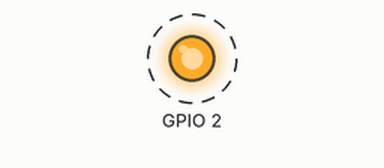
Simulated run of this program. Board: Raspberry Pi (BCM pin numbers). Parts: output pins drawn as LEDs (lit = HIGH). Dashed ring = blinking. What the program prints to the terminal is not drawn.

Above: at 0.5 s.
Timing chart, 0 to 4.6 s (numbered marks = the images above):
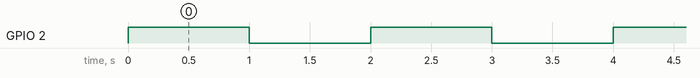

Measured:
- by itself, GPIO 2: alternates HIGH for 1.0 s and LOW for 1.0 s

The program:

EXP01_Simple_LED.py
```python
import time
import RPi.GPIO as gp

gp.setmode(gp.BCM)
gp.setup(2, gp.OUT)

while True:
    gp.output(2, True)
    print("LED ON")
    time.sleep(1)
    gp.output(2, False)
    print("LED OFF")
    time.sleep(1)
```
